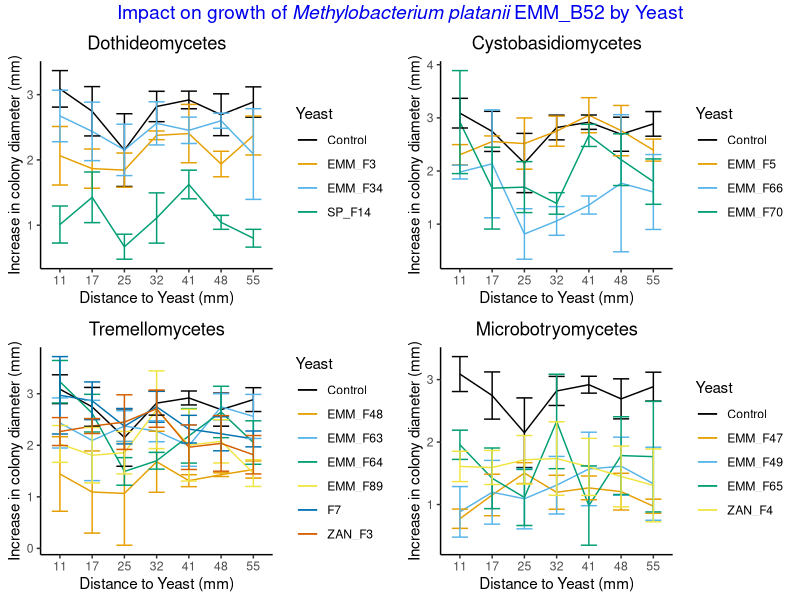

Reproduce this figure in R.
## ---- chunk 1
#load necessary library
library(ggplot2)
library(tidyverse)
library(ggpubr)
library(rstatix)
library(emmeans)
library(multcomp)
library(multcompView)
library(dplyr)
library(car)
library(nlme)
## ---- chunk 2
#read data
B52 <- read.csv("CoCultureAssay/CoCultureAssayData/MergedB52.csv", na.strings = "na") 
#load cbb color palette
cbbPalette <- c("#000000", "#E69F00", "#56B4E9", "#009E73", "#F0E442", "#0072B2", "#D55E00", "#CC79A7")
str(B52)
#round off of the distance to yeast so that it is visibly a categorical variable
B52$distance_to_yeast <- round(B52$distance_to_yeast, 0)
#change into categorical dataset
B52$Replication=as.factor(B52$Replication)
B52$Yeast=as.factor(B52$Yeast)
B52$DAI=as.factor(B52$DAI)
B52$distance_to_yeast=as.factor(B52$distance_to_yeast)

#remove the data for the distance zero
B52.no.contact <- B52[B52$distance_to_yeast != 0, ]
head(B52.no.contact)

# remove data first data since it is a reference for increase in colony size and donot follow the assumption of linear model i.e. normal distribution
B52.no.1st.data <- B52.no.contact[B52.no.contact$DAI != "2",]

#for plot purposes we used Day 6 data
B52.Day6 <- B52.no.contact[B52.no.contact$DAI == "6",]


plot_listB52 <- list()

# Get unique classes
unique_class <- unique(B52.Day6$Class[B52.Day6$Class != "Control"])

# Loop through each class
for (i in seq_along(unique_class)) {
  
  # Filter for Control and the current class
  data <- B52.Day6 %>%
    filter(Class %in% c("Control", unique_class[i]))
  
  # Generate the plot
  p <- ggplot(data, aes(x = distance_to_yeast, y = increase, group = Yeast, color = Yeast)) +
    stat_summary(fun = mean, geom = "line") +   
    stat_summary(fun.data = mean_se, geom = "errorbar", width = 0.5) +   
    ylab("Increase in colony diameter (mm)") +   
    xlab("Distance to Yeast (mm)") +   
    theme_classic() +
    scale_color_manual(values = cbbPalette) +
    ggtitle(unique_class[i]) +
    theme(plot.title = element_text(hjust = 0.5))
  
  # Store the plot
  plot_listB52[[i]] <- p
}

combined_plotB52 <- ggarrange(plotlist = plot_listB52, ncol = 2, nrow = 2, common.legend = FALSE)

# Annotation for the title
final_plotB52 <- annotate_figure(combined_plotB52,
                                  top = text_grob(
    expression("Impact on growth of"~italic("Methylobacterium platanii")~"EMM_B52 by Yeast"), face = "bold", color = "Blue2", size = 14, hjust = 0.5))

print(final_plotB52)
## ---- chunk 3
#filter data to remove 1st day data since the first data is taken as a base to measure the increase in colony size to rule out the variability that is caused by the drop inoculation. So, initially the increase in the colony diameter for 1st data for all colony is "0" that violates the assumption of normality, thus we remove that from analysis. This would be similar for all the bacterial isolates.
B52.no.1st.data <- B52.no.contact[B52.no.contact$DAI != "2",]
B52try <- lme(increase~distance_to_yeast*DAI*Yeast, data = B52.no.1st.data, random = ~1|Replication, na.action = na.omit)
anova(B52try)

resultsB52=lme(increase~DAI+distance_to_yeast*Yeast+DAI*Yeast, data = B52.no.1st.data, random = ~1|Replication, na.action = na.omit)
summary(resultsB52)
#Anova(resultsB5)
anova(resultsB52)
## ---- chunk 4
# Unique days
day <- unique(B52.no.1st.data$DAI)
# Initialize empty lists to store results
B52_Day <- list()
meansB52_Day <- list()
resultsB52_Day <- list()
model_summary_B52 <- list()
anova_table_B52 <- list()
Results_lsmeansB52 <- list()
filtered_comparisonsB52 <- list()

for (i in seq_along(day)) {
  # Filter data for the current day
  B52_Day[[i]] <- filter(B52.no.1st.data, DAI == day[i])
  # Fit the mixed effects model
  resultsB52_Day[[i]] <- lme(increase ~ distance_to_yeast * Yeast,
                             data = B52_Day[[i]],
                             random = ~1 | Replication,
                             na.action = na.omit)
  model_summary_B52[[i]] <- summary(resultsB52_Day[[i]])
  anova_table_B52[[i]] <- anova(resultsB52_Day[[i]])
  # Estimated marginal means
  meansB52_Day[[i]] <- emmeans(resultsB52_Day[[i]], ~ Yeast | distance_to_yeast)
  # Compact letter display with Tukey adjustment
  Results_lsmeansB52[[i]] <- multcomp::cld(meansB52_Day[[i]], alpha = 0.05,
                                           Letters = letters, reversed = TRUE,
                                           details = TRUE)
  # Print lsmeans results
  #print(Results_lsmeansB52[[i]])
  
  # Filter comparisons involving "Control"
  filtered_comparisonsB52[[i]] <- Results_lsmeansB52[[i]]$comparisons %>%
    filter(grepl("Control", contrast))
  # Print filtered contrasts
  print(filtered_comparisonsB52[[i]])
}
